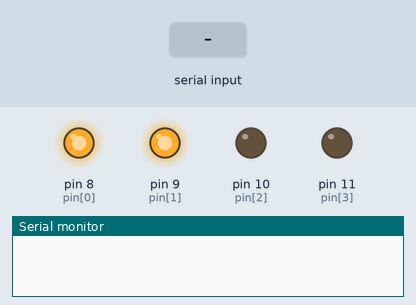
Simulated run of this sketch. Board: Arduino Uno, built with avr-gcc and run on an emulated ATmega328P. On the bench: output pins drawn as LEDs (lit = HIGH), the last lines printed to the serial monitor. The test bench sets the inputs (shaded band).

Above: at 1.2 s.
1.3 s: "5\n" received over Serial
At 1.8 s:
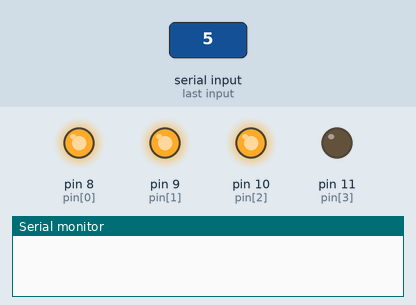
4.3 s: "90,45\n" received over Serial
At 6.5 s:
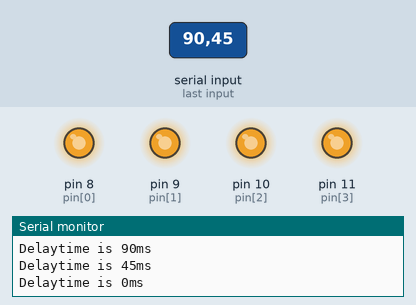
7.3 s: "30,150\n" received over Serial
At 7.49 s:
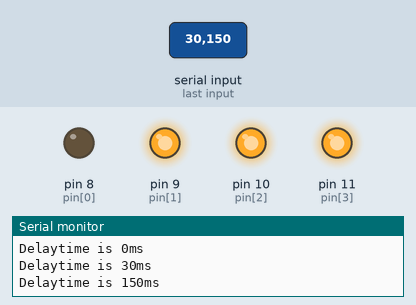
Timing chart, 0 to 10.6 s (numbered marks = the images above; inputs shaded):
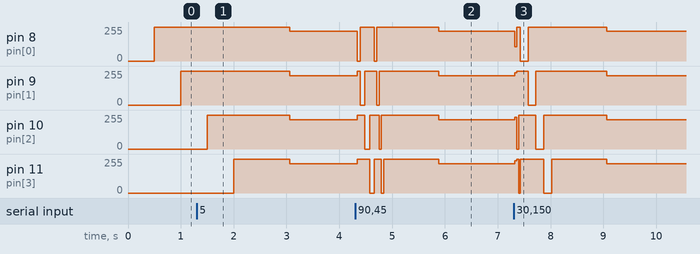

The sketch:

ledarr.ino
```cpp
int pin[]={8,9,10,11};
int delaytime =500;
void setup() {
  for(int i=0;i<=3;i++){
pinMode(pin[i],OUTPUT);
}
Serial.begin(9600);
}

void loop() {
if (Serial.available()){
  delaytime=Serial.parseInt();
  Serial.print("Delaytime is ");
  Serial.print(delaytime);
  Serial.println("ms");
  }
  for(int i=0;i<=3;i++){
digitalWrite(pin[i],LOW);
delay(delaytime);
digitalWrite(pin[i],HIGH);
}
}
```

Measured:
- after the input at 4.3 s, pin 8 (pin[0]): 224/255 → 255/255 at once, → 224/255 1.5 s later; pin 9 (pin[1]): 220/255 → 0/255 at once, → 255/255 0.14 s later, → 220/255 1.4 s later
- after the input at 7.3 s, pin 8 (pin[0]): 224/255 → 0/255 at once, → 255/255 0.25 s later, → 224/255 1.5 s later; pin 9 (pin[1]): 220/255 → 255/255 at once, → 0/255 0.25 s later, → 255/255 0.15 s later, → 220/255 1.3 s later
